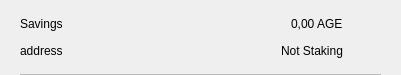
<?xml version="1.0" encoding="UTF-8"?>
<ui version="4.0">
 <class>CSRow</class>
 <widget class="QWidget" name="CSRow">
  <property name="geometry">
   <rect>
    <x>0</x>
    <y>0</y>
    <width>401</width>
    <height>75</height>
   </rect>
  </property>
  <property name="windowTitle">
   <string>Form</string>
  </property>
  <layout class="QVBoxLayout" name="verticalLayout">
   <property name="spacing">
    <number>0</number>
   </property>
   <property name="leftMargin">
    <number>20</number>
   </property>
   <property name="topMargin">
    <number>10</number>
   </property>
   <property name="rightMargin">
    <number>20</number>
   </property>
   <property name="bottomMargin">
    <number>0</number>
   </property>
   <item>
    <widget class="QWidget" name="info" native="true">
     <property name="minimumSize">
      <size>
       <width>0</width>
       <height>0</height>
      </size>
     </property>
     <layout class="QHBoxLayout" name="horizontalLayout_3">
      <property name="leftMargin">
       <number>0</number>
      </property>
      <property name="topMargin">
       <number>0</number>
      </property>
      <property name="rightMargin">
       <number>0</number>
      </property>
      <property name="bottomMargin">
       <number>10</number>
      </property>
      <item>
       <widget class="QWidget" name="container" native="true">
        <property name="minimumSize">
         <size>
          <width>0</width>
          <height>0</height>
         </size>
        </property>
        <layout class="QVBoxLayout" name="verticalLayout_2">
         <property name="spacing">
          <number>0</number>
         </property>
         <property name="leftMargin">
          <number>0</number>
         </property>
         <property name="topMargin">
          <number>0</number>
         </property>
         <property name="rightMargin">
          <number>0</number>
         </property>
         <property name="bottomMargin">
          <number>0</number>
         </property>
         <item>
          <layout class="QHBoxLayout" name="horizontalLayout">
           <item>
            <widget class="QLabel" name="labelName">
             <property name="toolTip">
              <string notr="true"/>
             </property>
             <property name="text">
              <string>Savings</string>
             </property>
            </widget>
           </item>
           <item>
            <spacer name="horizontalSpacer">
             <property name="orientation">
              <enum>Qt::Horizontal</enum>
             </property>
             <property name="sizeHint" stdset="0">
              <size>
               <width>40</width>
               <height>20</height>
              </size>
             </property>
            </spacer>
           </item>
           <item>
            <widget class="QLabel" name="labelAmount">
             <property name="text">
              <string>0,00 AGE</string>
             </property>
            </widget>
           </item>
          </layout>
         </item>
         <item>
          <layout class="QHBoxLayout" name="horizontalLayout_2">
           <item>
            <widget class="QLabel" name="labelAddress">
             <property name="toolTip">
              <string notr="true"/>
             </property>
             <property name="text">
              <string>address</string>
             </property>
            </widget>
           </item>
           <item>
            <spacer name="horizontalSpacer_2">
             <property name="orientation">
              <enum>Qt::Horizontal</enum>
             </property>
             <property name="sizeHint" stdset="0">
              <size>
               <width>40</width>
               <height>20</height>
              </size>
             </property>
            </spacer>
           </item>
           <item>
            <widget class="QLabel" name="labelStaking">
             <property name="text">
              <string>Not Staking</string>
             </property>
            </widget>
           </item>
          </layout>
         </item>
        </layout>
       </widget>
      </item>
      <item alignment="Qt::AlignHCenter|Qt::AlignVCenter">
       <widget class="QPushButton" name="pushButtonMenu">
        <property name="minimumSize">
         <size>
          <width>24</width>
          <height>24</height>
         </size>
        </property>
        <property name="maximumSize">
         <size>
          <width>32</width>
          <height>32</height>
         </size>
        </property>
        <property name="focusPolicy">
         <enum>Qt::NoFocus</enum>
        </property>
        <property name="styleSheet">
         <string notr="true">border:none; background-color:transparent;</string>
        </property>
        <property name="text">
         <string/>
        </property>
        <property name="icon">
         <iconset>
          <normaloff>://ic-menu-hover</normaloff>://ic-menu-hover</iconset>
        </property>
        <property name="iconSize">
         <size>
          <width>24</width>
          <height>24</height>
         </size>
        </property>
       </widget>
      </item>
     </layout>
    </widget>
   </item>
   <item>
    <widget class="QLabel" name="lblDivisory">
     <property name="minimumSize">
      <size>
       <width>0</width>
       <height>1</height>
      </size>
     </property>
     <property name="maximumSize">
      <size>
       <width>16777215</width>
       <height>1</height>
      </size>
     </property>
     <property name="styleSheet">
      <string notr="true">background-color:#bababa;</string>
     </property>
     <property name="text">
      <string/>
     </property>
     <property name="alignment">
      <set>Qt::AlignBottom|Qt::AlignLeading|Qt::AlignLeft</set>
     </property>
    </widget>
   </item>
  </layout>
 </widget>
 <resources/>
 <connections/>
</ui>
